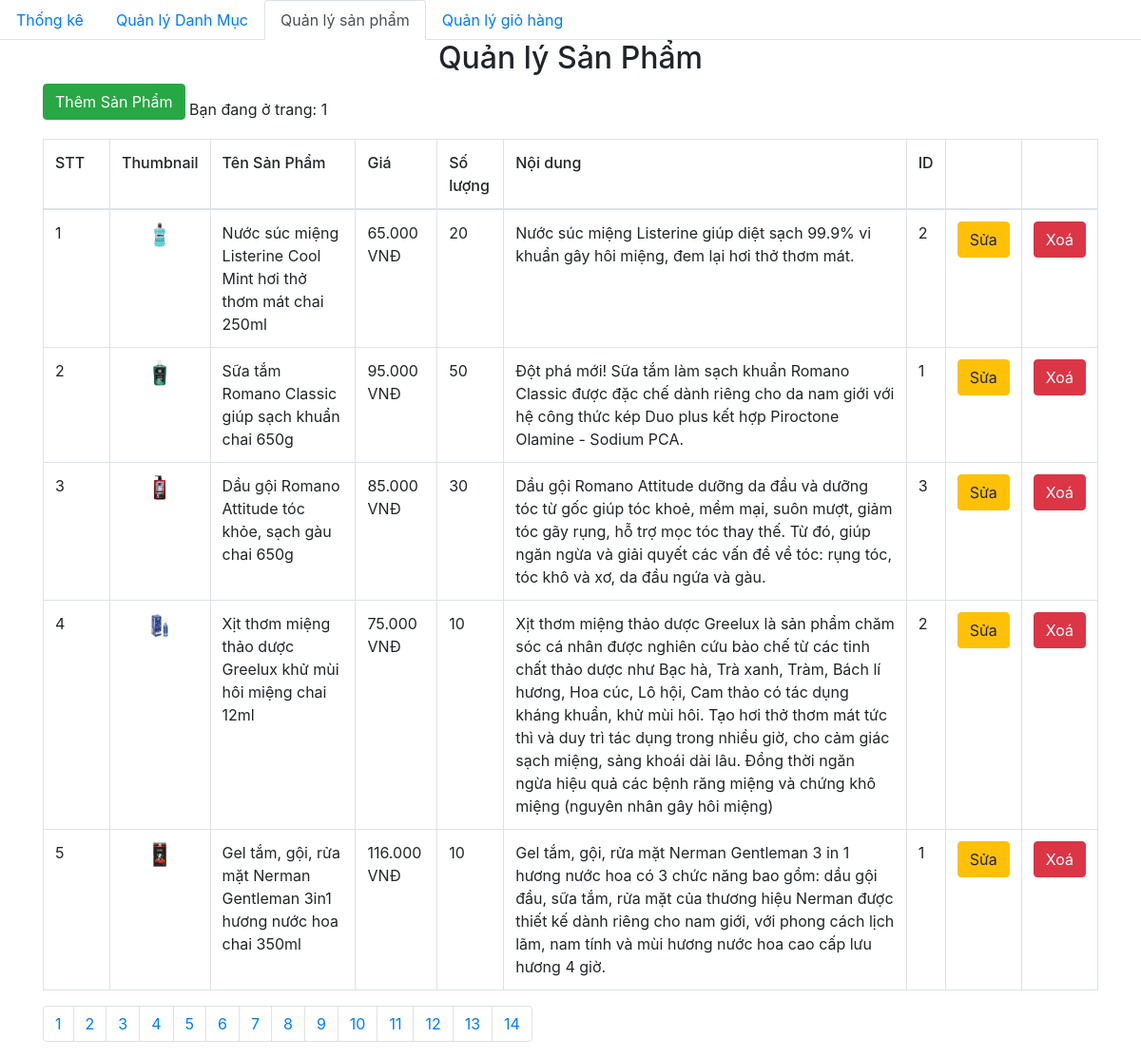
Screenshot of /admin/product/index.php with the database file from the repository.
### tables this page shows
CREATE TABLE `product` (
  `id` int(11) NOT NULL,
  `title` varchar(200) NOT NULL,
  `price` float NOT NULL,
  `number` float NOT NULL,
  `thumbnail` varchar(500) NOT NULL,
  `content` longtext NOT NULL,
  `id_category` int(11) NOT NULL,
  `created_at` datetime DEFAULT NULL,
  `updated_at` datetime DEFAULT NULL
);

### admin/database/dbhelper.php (called while the page is built, shortened)
<?php
function executeResult($sql)
{
	$con = mysqli_connect(HOST, USERNAME, PASSWORD, DATABASE);
	$result = mysqli_query($con, $sql);
	$data   = [];
	while ($row = mysqli_fetch_array($result, 1)) {
		$data[] = $row;
	}
	return $data;
}

### admin/product/index.php (the view, shortened to what this page needs)
<?php
require_once('../database/dbhelper.php');
?>
<!DOCTYPE html>
<html>
<head>
    <link rel="stylesheet" href="https://maxcdn.bootstrapcdn.com/bootstrap/4.4.1/css/bootstrap.min.css">
</head>
<body>
    <ul class="nav nav-tabs">
        <li class="nav-item">
            <a class="nav-link" href="../index.php">Thống kê</a>
        </li>
        <li class="nav-item">
            <a class="nav-link " href="../category/">Quản lý Danh Mục</a>
        </li>
        <li class="nav-item">
            <a class="nav-link active" href="../product/">Quản lý sản phẩm</a>
        </li>
        <li class="nav-item">
            <a class="nav-link" href="../dashboard.php">Quản lý giỏ hàng</a>
        </li>
    </ul>
    <div class="container">
        <div class="panel panel-primary">
            <div class="panel-heading">
                <h2 class="text-center">Quản lý Sản Phẩm</h2>
            </div>
            <a href="add.php">
                <button class=" btn btn-success" style="margin-bottom:20px">Thêm Sản Phẩm</button>
            </a>
            <table class="table table-bordered table-hover">
                <thead>
                    <tr style="font-weight: 500;">
                        <td width="70px">STT</td>
                        <td>Thumbnail</td>
                        <td>Tên Sản Phẩm</td>
                        <td>Giá</td>
                        <td>Số lượng</td>
                        <td>Nội dung</td>
                        <td>ID</td>
                        <td width="50px"></td>
                        <td width="50px"></td>
                    </tr>
                </thead>
                <tbody>
                    <?php
                    try {
                        if (isset($_GET['page'])) {
                            $page = $_GET['page'];
                        } else {
                            $page = 1;
                        }
                        $limit = 5;
                        $start = ($page - 1) * $limit;
                        $sql = "SELECT * FROM product limit $start,$limit";
                        executeResult($sql);
                        $productList = executeResult($sql);
                        $index = 1;
                        foreach ($productList as $item) {
                            echo '  <tr>
                    <td>' . ($index++) . '</td>
                    <td style="text-align:center">
                        <img src="' . $item['thumbnail'] . '" alt="" style="width: 50px">
                    </td>
                    <td>' . $item['title'] . '</td>
                    <td>' . number_format($item['price'], 0, ',', '.') . ' VNĐ</td>
                    <td>' . $item['number'] . '</td>
                    <td>' . $item['content'] . '</td>
                    <td>' . $item['id_category'] . '</td>
                    <td>
                        <a href="add.php?id=' . $item['id'] . '">
                            <button class=" btn btn-warning">Sửa</button>
                        </a>
                    </td>
                    <td>
                    <button class="btn btn-danger" onclick="deleteProduct(' . $item['id'] . ')">Xoá</button>
                    </td>
                </tr>';
                        }
                    } catch (Exception $e) {
                        die("Lỗi thực thi sql: " . $e->getMessage());
                    }
                    ?>
                </tbody>
            </table>
        </div>
        <ul class="pagination">
            <?php
            $sql = "SELECT * FROM `product`";
            $conn = mysqli_connect(HOST, USERNAME, PASSWORD, DATABASE);
            $result = mysqli_query($conn, $sql);
            if (mysqli_num_rows($result)) {
                $numrow = mysqli_num_rows($result);
                $current_page = ceil($numrow / 5);
            }
            for ($i = 1; $i <= $current_page; $i++) {
                if ($i == $current_page) {
                    echo '
            <li class="page-item"><a class="page-link" href="?page=' . $i . '">' . $i . '</a></li>';
                } else {
                    echo '
            <li class="page-item"><a class="page-link" href="?page=' . $i . '">' . $i . '</a></li>
                    ';
                }
            }
            ?>
        </ul>
    </div>
</body>
</html>

### rows the page displays
product: thumbnail (picture), title "Nước súc miệng Listerine Cool Mint hơi thở thơm mát chai 250ml", price "65.000", number "20", content "Nước súc miệng Listerine giúp diệt sạch 99.9% vi khuẩn gây hôi miệng, đem lại hơi thở thơm mát.", id_category "2"
product: thumbnail (picture), title "Sữa tắm Romano Classic giúp sạch khuẩn chai 650g", price "95.000", number "50", content "Đột phá mới! Sữa tắm làm sạch khuẩn Romano Classic được đặc chế dành riêng cho da nam giới với hệ công thức kép Duo plus kết hợp Piroctone Olamine - Sodium PCA.", id_category "1"
product: thumbnail (picture), title "Dầu gội Romano Attitude tóc khỏe, sạch gàu chai 650g", price "85.000", number "30", content "Dầu gội Romano Attitude dưỡng da đầu và dưỡng tóc từ gốc giúp tóc khoẻ, mềm mại, suôn mượt, giảm tóc gãy rụng, hỗ trợ mọc tóc thay thế. Từ đó, giúp ngăn ngừa và giải quyết các vấn đề về tóc: rụng tóc, tóc khô và xơ, da đầu ngứa và gàu.", id_category "3"
product: thumbnail (picture), title "Xịt thơm miệng thảo dược Greelux khử mùi hôi miệng chai 12ml", price "75.000", number "10", content "Xịt thơm miệng thảo dược Greelux là sản phẩm chăm sóc cá nhân được nghiên cứu bào chế từ các tinh chất thảo dược như Bạc hà, Trà xanh, Tràm, Bách lí hương, Hoa cúc, Lô hội, Cam thảo có tác dụng kháng khuẩn, khử mùi hôi. Tạo hơi thở thơm mát tức thì và duy trì tác dụng trong nhiều giờ, cho cảm giác sạch miệng, sảng khoái dài lâu. Đồng thời ngăn ngừa hiệu quả các bệnh răng miệng và chứng khô miệng (nguyên nhân gây hôi miệng)", id_category "2"
product: thumbnail (picture), title "Gel tắm, gội, rửa mặt Nerman Gentleman 3in1 hương nước hoa chai 350ml", price "116.000", number "10", content "Gel tắm, gội, rửa mặt Nerman Gentleman 3 in 1 hương nước hoa có 3 chức năng bao gồm: dầu gội đầu, sữa tắm, rửa mặt của thương hiệu Nerman được thiết kế dành riêng cho nam giới, với phong cách lịch lãm, nam tính và mùi hương nước hoa cao cấp lưu hương 4 giờ.", id_category "1"
